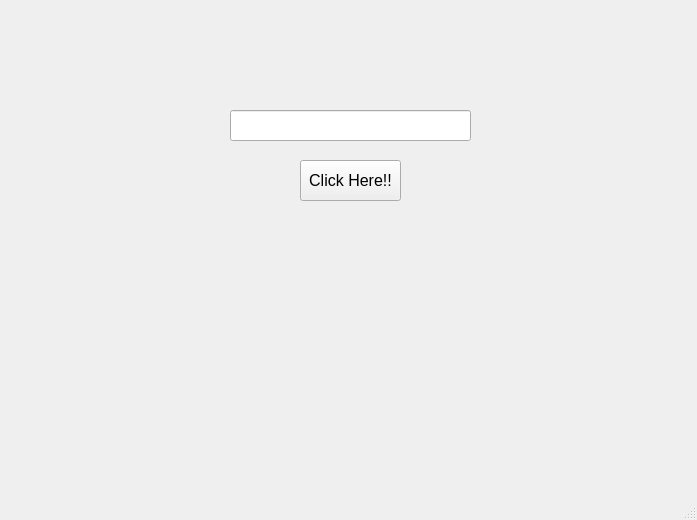
<?xml version="1.0" encoding="UTF-8"?>
<ui version="4.0">
 <class>MainWindow</class>
 <widget class="QMainWindow" name="MainWindow">
  <property name="geometry">
   <rect>
    <x>0</x>
    <y>0</y>
    <width>697</width>
    <height>520</height>
   </rect>
  </property>
  <property name="windowTitle">
   <string>MainWindow</string>
  </property>
  <widget class="QWidget" name="centralwidget">
   <widget class="QLineEdit" name="lineEdit">
    <property name="geometry">
     <rect>
      <x>230</x>
      <y>110</y>
      <width>241</width>
      <height>31</height>
     </rect>
    </property>
   </widget>
   <widget class="QPushButton" name="pushButton">
    <property name="geometry">
     <rect>
      <x>300</x>
      <y>160</y>
      <width>101</width>
      <height>41</height>
     </rect>
    </property>
    <property name="font">
     <font>
      <pointsize>12</pointsize>
     </font>
    </property>
    <property name="text">
     <string>Click Here!!</string>
    </property>
   </widget>
  </widget>
  <widget class="QMenuBar" name="menubar">
   <property name="geometry">
    <rect>
     <x>0</x>
     <y>0</y>
     <width>697</width>
     <height>21</height>
    </rect>
   </property>
  </widget>
  <widget class="QStatusBar" name="statusbar"/>
 </widget>
 <resources/>
 <connections>
  <connection>
   <sender>pushButton</sender>
   <signal>clicked()</signal>
   <receiver>lineEdit</receiver>
   <slot>clear()</slot>
   <hints>
    <hint type="sourcelabel">
     <x>352</x>
     <y>202</y>
    </hint>
    <hint type="destinationlabel">
     <x>350</x>
     <y>144</y>
    </hint>
   </hints>
  </connection>
 </connections>
</ui>
